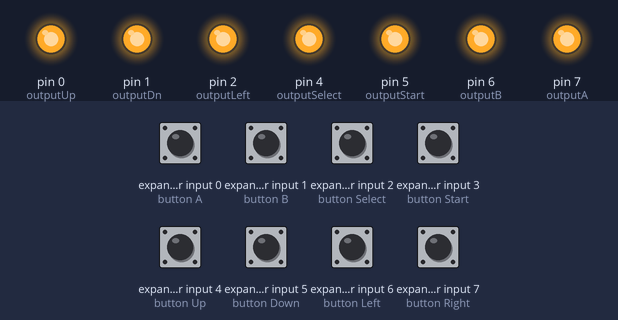
The sketch below on a simulated Arduino Uno, built with avr-gcc and run on an emulated ATmega328P. Shown: output pins drawn as LEDs (lit = HIGH). Wiring (inferred from the names in the program): NES/SNES game pad: load pin 12; clock pin 11; serial out pin 13. The inputs (shaded band) are chosen by the test bench; at power-on: expander input 0 (button A), expander input 1 (button B), expander input 2 (button Select), expander input 3 (button Start), expander input 4 (button Up), expander input 5 (button Down), expander input 6 (button Left), expander input 7 (button Right) HIGH. Pins used as bus, display or sensor lines are not drawn.

Above: at 1.2 s.
1.3 s: expander input 0 (button A) driven LOW
At 2.5 s:
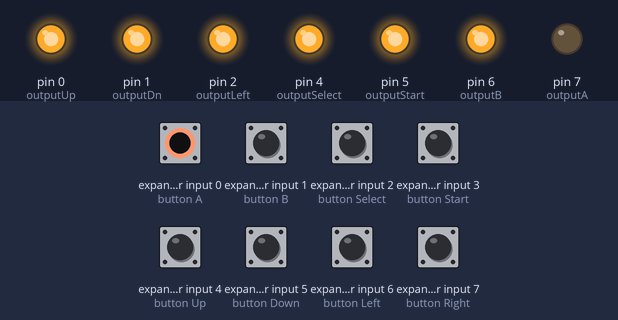
2.8 s: expander input 1 (button B) driven LOW
At 3.7 s:
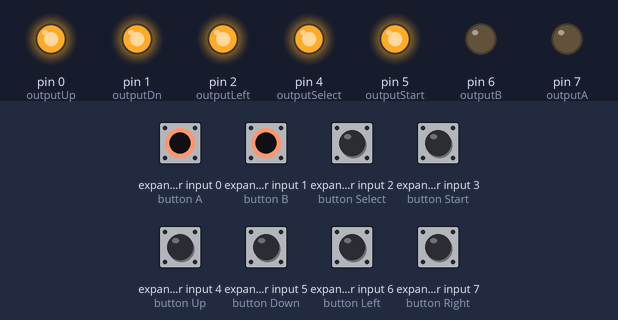
4.3 s: expander input 2 (button Select) driven LOW
At 4.8 s:
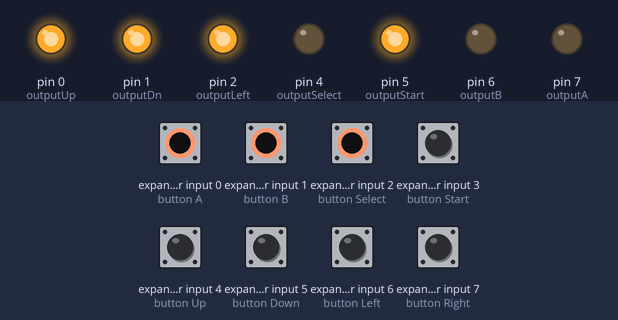
5.8 s: expander input 3 (button Start) driven LOW
At 7.0 s:
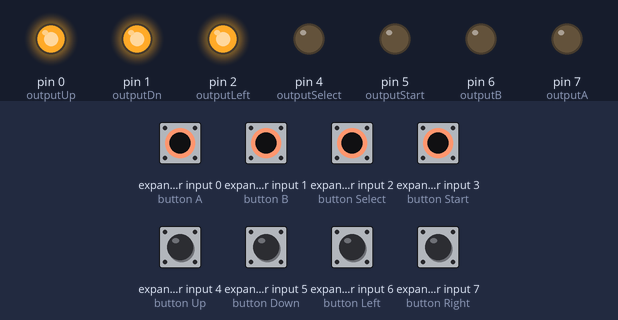
7.3 s: expander input 4 (button Up) driven LOW
At 8.3 s:
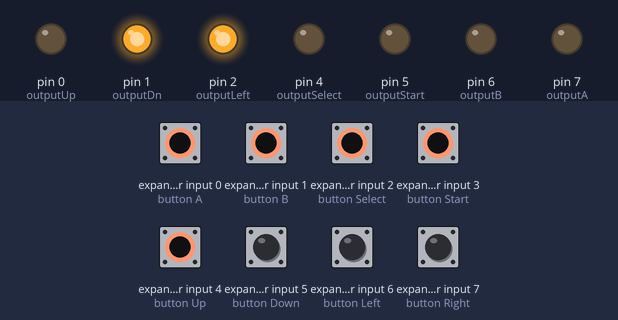
8.8 s: expander input 5 (button Down) driven LOW
At 9.4 s:
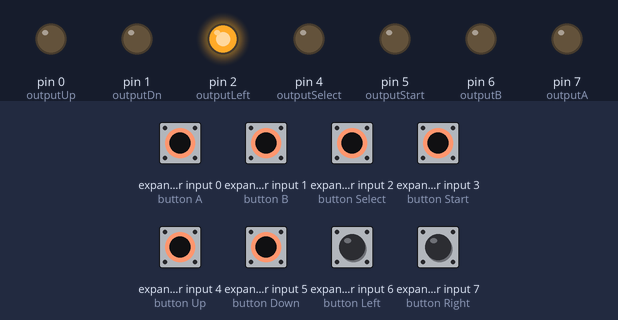
Timing chart, 0 to 11.3 s (numbered marks = the images above; inputs shaded):
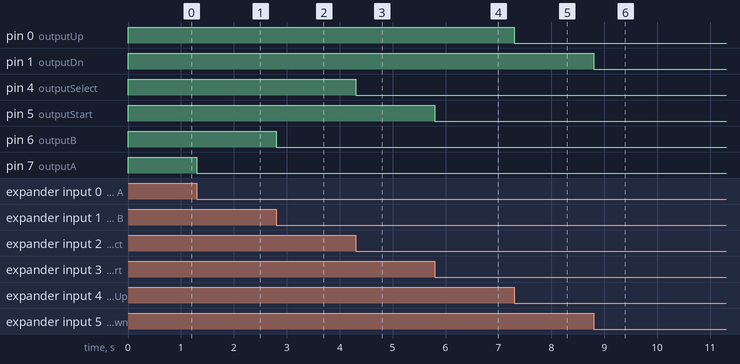

Measured:
- after the input at 1.3 s, pin 7 (outputA): HIGH → LOW at once
- after the input at 2.8 s, pin 6 (outputB): HIGH → LOW at once
- after the input at 4.3 s, pin 4 (outputSelect): HIGH → LOW at once
- after the input at 5.8 s, pin 5 (outputStart): HIGH → LOW at once
- after the input at 7.3 s, pin 0 (outputUp): HIGH → LOW at once
- after the input at 8.8 s, pin 1 (outputDn): HIGH → LOW at once

The sketch:

ATTiny26_NES_Decoder.ino
```cpp
/*
  NES Controller Button Reader
  Target Device: ATTiny26L
  Tested with Arduino IDE 1.8.13
  Requires ATTinyCore board file v2 or later for ATTiny26 support:  https://github.com/SpenceKonde/ATTinyCore

  Controller Button States:
  nesRegister [7..0] = [Right, Left, Down, Up, Start, Select, B, A]

  NES controller pinout:
               _________
             /          |
            /        O  | Ground
           /            |
     +VCC  |  O      O  | Clock
           |            |
     N.C.  |  O      O  | Latch
           |            |
     N.C.  |  O      O  | Data Out (To NES)
           |____________|

  ATTinyCore Pin Map

  ATTiny26 GPIO    Arduino Pin Number
      PA0                0
      PA1                1
      PA2                2
      PA3                3
      PA4                4
      PA5                5
      PA6                6
      PA7                7
      PB0                8
      PB1                9
      PB2               10
      PB3               11
      PB4               12
      PB5               13
      PB6               14
      PB7               15  (RESET)


  Gadget Reboot
*/


// bit positions of each controller button in the status register
const int A_BUTTON         = 0;
const int B_BUTTON         = 1;
const int SELECT_BUTTON    = 2;
const int START_BUTTON     = 3;
const int UP_BUTTON        = 4;
const int DOWN_BUTTON      = 5;
const int LEFT_BUTTON      = 6;
const int RIGHT_BUTTON     = 7;

const int shiftDelay       = 20;    // delay in microseconds to help with shift register setup/hold timing

byte nesRegister           = 255;   // store button states. 0=pressed 1=released  default all released

// NES Pins
const int nesClock          = 11;    // NES controller 4021 clock pin
const int nesLatch          = 12;    // NES controller 4021 latch pin
const int nesData           = 13;    // NES controller 4021 data pin

// Output pins
const int outputLeft           = 2;   // outputs to show controller button activity
const int outputUp             = 0;
const int outputDn             = 1;
const int outputRight          = 3;
const int outputSelect         = 4;
const int outputStart          = 5;
const int outputB              = 6;
const int outputA              = 7;
const int outputX              = 8;
const int outputY              = 9;
const int outputLT             = 10;
const int outputRT             = 14;


void setup()
{
  // configure NES pins
  pinMode(nesData, INPUT_PULLUP);
  pinMode(nesClock, OUTPUT);
  pinMode(nesLatch, OUTPUT);

  digitalWrite(nesClock, LOW);      // NES control lines idle low
  digitalWrite(nesLatch, LOW);

  digitalWrite(outputLeft, HIGH);
  digitalWrite(outputUp, HIGH);
  digitalWrite(outputDn, HIGH);
  digitalWrite(outputRight, HIGH);
  digitalWrite(outputSelect, HIGH);
  digitalWrite(outputStart, HIGH);
  digitalWrite(outputA, HIGH);
  digitalWrite(outputB, HIGH);

  pinMode(outputLeft, OUTPUT);
  pinMode(outputUp, OUTPUT);
  pinMode(outputDn, OUTPUT);
  pinMode(outputRight, OUTPUT);
  pinMode(outputSelect, OUTPUT);
  pinMode(outputStart, OUTPUT);
  pinMode(outputA, OUTPUT);
  pinMode(outputB, OUTPUT);
  pinMode(outputX, INPUT);        // not used on NES
  pinMode(outputY, INPUT);        // not used on NES
  pinMode(outputLT, INPUT);       // not used on NES
  pinMode(outputRT, INPUT);       // not used on NES
}

void loop()
{
  // read the 8 controller buttons into the nesRegister
  // NES controller button states are loaded into the 4021 while nesLatch is high
  // When nesLatch goes low, the first data bit is shifted to nesData
  // Button data is shifted to nesData on each low to high transition of nesClock

  digitalWrite(nesLatch, HIGH);       // latch button states into shift register
  delayMicroseconds(shiftDelay);      // impose a delay to allow a setup and hold time for any 4021 pins
  digitalWrite(nesLatch, LOW);

  for (int x = 0; x <= 7; x++) {                    // read in the 8 controller buttons that were latched
    bitWrite(nesRegister, x, digitalRead(nesData)); // store the current button states into the nesRegister
    digitalWrite(nesClock, HIGH);                   // generate a clock pulse
    delayMicroseconds(shiftDelay);
    digitalWrite(nesClock, LOW);
  }

  // assign the 8 NES controller button states to the outputs.
  // 0 = button pressed so set output port low
  digitalWrite(outputLeft   , bitRead(nesRegister, LEFT_BUTTON));
  digitalWrite(outputUp     , bitRead(nesRegister, UP_BUTTON));
  digitalWrite(outputDn     , bitRead(nesRegister, DOWN_BUTTON));
  digitalWrite(outputRight  , bitRead(nesRegister, RIGHT_BUTTON));
  digitalWrite(outputSelect , bitRead(nesRegister, SELECT_BUTTON));
  digitalWrite(outputStart  , bitRead(nesRegister, START_BUTTON));
  digitalWrite(outputB      , bitRead(nesRegister, B_BUTTON));
  digitalWrite(outputA      , bitRead(nesRegister, A_BUTTON));

}
```
